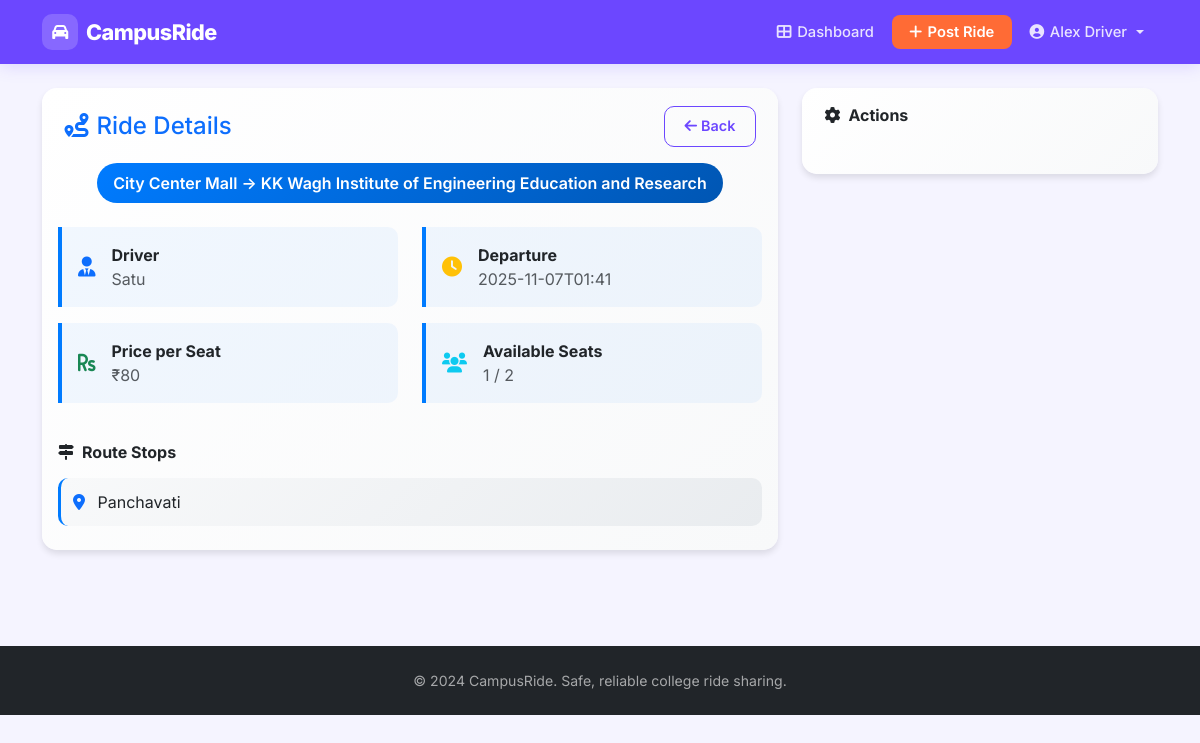
Page /ride-details/11 (signed in) on the committed database.
### tables this page shows
CREATE TABLE rides (
            id INTEGER PRIMARY KEY AUTOINCREMENT,
            driver_email TEXT NOT NULL,
            driver_name TEXT NOT NULL,
            origin TEXT NOT NULL,
            destination TEXT NOT NULL,
            departure_time TEXT NOT NULL,
            seats_available INTEGER NOT NULL,
            created_at TEXT NOT NULL, price_per_seat DECIMAL(10,2) DEFAULT 0.00, route_waypoints TEXT, ride_status TEXT DEFAULT "active", completed_at TEXT, distance_km DECIMAL(5,2) DEFAULT 0.00,
            FOREIGN KEY (driver_email) REFERENCES users (email)
        );

CREATE TABLE bookings (
            id INTEGER PRIMARY KEY AUTOINCREMENT,
            ride_id INTEGER NOT NULL,
            passenger_email TEXT NOT NULL,
            passenger_name TEXT NOT NULL,
            booked_at TEXT NOT NULL, pickup_location TEXT, dropoff_location TEXT, amount_paid DECIMAL(10,2) DEFAULT 0.00, payment_status TEXT DEFAULT "pending",
            FOREIGN KEY (ride_id) REFERENCES rides (id),
            FOREIGN KEY (passenger_email) REFERENCES users (email)
        );

### app.py (the view)
@app.route('/ride-details/<int:ride_id>')
def ride_details(ride_id):
    if 'email' not in session:
        flash('You must be logged in to view ride details.', 'error')
        return redirect(url_for('login'))
    conn = get_db_connection()
    ride = conn.execute('''
        SELECT r.*, COALESCE(COUNT(b.id), 0) as booked_seats
        FROM rides r
        LEFT JOIN bookings b ON r.id = b.ride_id
        WHERE r.id = ?
        GROUP BY r.id
    ''', (ride_id,)).fetchone()
    if not ride:
        conn.close()
        flash('Ride not found.', 'error')
        return redirect(url_for('dashboard'))
    ride_dict = dict(ride)
    ride_dict['available_seats'] = ride_dict['seats_available'] - ride_dict['booked_seats']
    passengers = conn.execute('''
        SELECT passenger_name, passenger_email, booked_at
        FROM bookings WHERE ride_id = ?
    ''', (ride_id,)).fetchall()
    ride_dict['passengers'] = [dict(p) for p in passengers]
    conn.close()
    waypoints = ride_dict.get('route_waypoints')
    if waypoints:
        try:
            ride_dict['route_waypoints'] = json.loads(waypoints)
        except (json.JSONDecodeError, TypeError):
            ride_dict['route_waypoints'] = []
    else:
        ride_dict['route_waypoints'] = []
    return render_template('ride_details.html',
                         ride=ride_dict,
                         role=session.get('role'),
                         email=session.get('email'))

### app.py (called while the page is built)
def get_db_connection():
    conn = sqlite3.connect(DATABASE)
    conn.row_factory = sqlite3.Row
    return conn

### templates/ride_details.html (shortened to what this page needs)
{% extends "layout.html" %}
{% block content %}
<div class="container py-4">
    <div class="row">
        <div class="col-lg-8">
            <div class="card detail-card mb-4">
                <div class="card-header bg-transparent border-0 pb-0">
                    <div class="d-flex justify-content-between align-items-center">
                        <h4 class="mb-0 text-primary">
                            <i class="fas fa-route me-2"></i>Ride Details
                        </h4>
                        <a href="{{ url_for('dashboard') }}" class="btn btn-outline-primary">
                            <i class="fas fa-arrow-left me-1"></i>Back
                        </a>
                    </div>
                </div>
                <div class="card-body">
                    <div class="text-center mb-4">
                        <div class="route-badge d-inline-block">
                            {{ ride.origin }} → {{ ride.destination }}
                        </div>
                    </div>
                    <div class="row">
                        <div class="col-md-6">
                            <div class="info-item">
                                <div class="d-flex align-items-center">
                                    <i class="fas fa-user-tie text-primary fa-lg me-3"></i>
                                    <div>
                                        <div class="fw-bold">Driver</div>
                                        <div class="text-muted">{{ ride.driver_name }}</div>
                                    </div>
                                </div>
                            </div>
                        </div>
                        <div class="col-md-6">
                            <div class="info-item">
                                <div class="d-flex align-items-center">
                                    <i class="fas fa-clock text-warning fa-lg me-3"></i>
                                    <div>
                                        <div class="fw-bold">Departure</div>
                                        <div class="text-muted">{{ ride.departure_time }}</div>
                                    </div>
                                </div>
                            </div>
                        </div>
                        <div class="col-md-6">
                            <div class="info-item">
                                <div class="d-flex align-items-center">
                                    <i class="fas fa-rupee-sign text-success fa-lg me-3"></i>
                                    <div>
                                        <div class="fw-bold">Price per Seat</div>
                                        <div class="text-muted">₹{{ ride.price_per_seat }}</div>
                                    </div>
                                </div>
                            </div>
                        </div>
                        <div class="col-md-6">
                            <div class="info-item">
                                <div class="d-flex align-items-center">
                                    <i class="fas fa-users text-info fa-lg me-3"></i>
                                    <div>
                                        <div class="fw-bold">Available Seats</div>
                                        <div class="text-muted">{{ ride.available_seats }} / {{ ride.seats_available }}</div>
                                    </div>
                                </div>
                            </div>
                        </div>
                    </div>
                    {% if ride.route_waypoints %}
                    <div class="mt-4">
                        <h6 class="fw-bold mb-3">
                            <i class="fas fa-map-signs me-2"></i>Route Stops
                        </h6>
                        {% for waypoint in ride.route_waypoints %}
                        <div class="waypoint-item">
                            <i class="fas fa-map-marker-alt text-primary me-2"></i>
                            {{ waypoint }}
                        </div>
                        {% endfor %}
                    </div>
                    {% endif %}
                </div>
            </div>
        </div>
        <div class="col-lg-4">
            <div class="card detail-card mb-4">
                <div class="card-header bg-transparent border-0">
                    <h6 class="mb-0 fw-bold">
                        <i class="fas fa-cog me-2"></i>Actions
                    </h6>
                </div>
                <div class="card-body">
                </div>
            </div>
        </div>
    </div>
</div>
{% endblock %}

### templates/layout.html (style rules this page uses)
:root { --primary-color: #6c47ff; --primary-dark: #4f2fe0; --primary-light: #ede9ff; --accent-color: #ff6b35; --accent-dark: #e85520; --secondary-color: #64748b; --success-color: #10b981; --danger-color: #ef4444; --warning-color: #f59e0b; --bg-color: #f5f4ff; --card-bg: #ffffff; --text-primary: #1e1b4b; --text-muted: #6b7280; --border-color: #e5e7eb; --navbar-height: 64px; }
* { box-sizing: border-box; }
body { font-family: 'Inter', -apple-system, BlinkMacSystemFont, sans-serif; background-color: var(--bg-color); color: var(--text-primary); opacity: 0; animation: pageLoad 0.4s ease forwards; }
.card { border: 1px solid var(--border-color); box-shadow: 0 2px 12px rgba(108,71,255,0.06); border-radius: 16px; background: var(--card-bg); }
.card-header { background: transparent; border-bottom: 1px solid var(--border-color); padding: 1.1rem 1.4rem; border-radius: 16px 16px 0 0 !important; }
.btn { border-radius: 10px; font-weight: 600; font-size: 0.9rem; padding: 0.55rem 1.2rem; transition: all 0.2s ease; border: none; }
.btn-outline-primary { border: 1.5px solid var(--primary-color); color: var(--primary-color); background: transparent; }

### templates/ride_details.html (style rules this page uses)
.detail-card { background: linear-gradient(135deg, #ffffff 0%, #f8f9fa 100%); border: none; box-shadow: 0 4px 6px rgba(0, 0, 0, 0.1); border-radius: 15px; }
.route-badge { background: linear-gradient(135deg, #007bff, #0056b3); color: white; padding: 0.5rem 1rem; border-radius: 25px; font-weight: 600; }
.info-item { background: rgba(0, 123, 255, 0.05); border-left: 4px solid #007bff; padding: 1rem; border-radius: 0 10px 10px 0; margin-bottom: 1rem; }
.waypoint-item { background: linear-gradient(135deg, #f8f9fa, #e9ecef); border-radius: 10px; padding: 0.75rem; margin-bottom: 0.5rem; border-left: 3px solid #007bff; }

### rows in the picture
rides: origin "City Center Mall", destination "KK Wagh Institute of Engineering Education and Research", driver_name "Satu", departure_time "2025-11-07T01:41", price_per_seat "80", seats_available "2"
bookings: pickup_location "Panchavati"

### other values in the picture
{{ session.name }} "Alex Driver"
{{ ride.available_seats }} "1"
